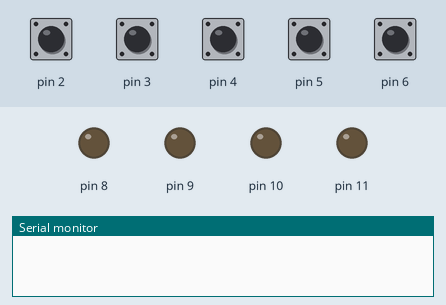
The sketch below on a simulated Arduino Uno, built with avr-gcc and run on an emulated ATmega328P. Parts: output pins drawn as LEDs (lit = HIGH), the last lines printed to the serial monitor. The inputs (shaded band) are chosen by the test bench; at power-on: pin 2, pin 3, pin 5, pin 6 HIGH, pin 4 LOW.

Above: at 1.2 s.
1.3 s: pin 2 pulled LOW for 0.15 s
At 1.4 s:
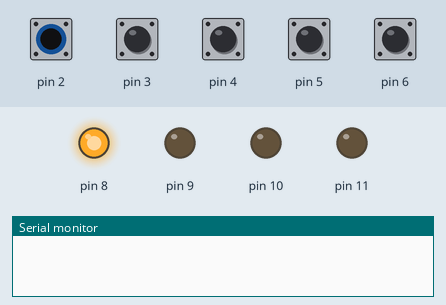
3.1 s: pin 3 pulled LOW for 0.15 s
At 3.2 s:
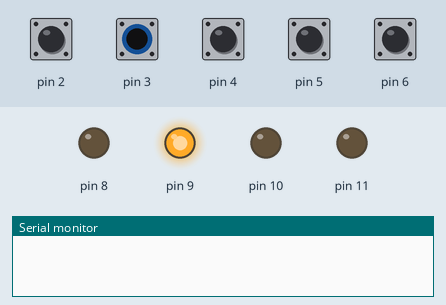
4.9 s: pin 4 pulled LOW for 0.15 s
At 5.0 s:
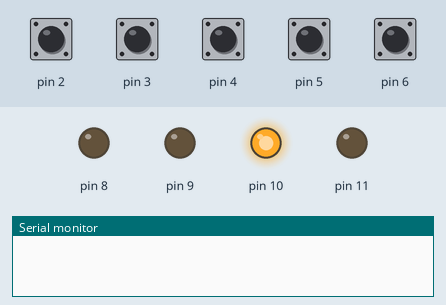
6.7 s: pin 5 pulled LOW for 0.15 s
At 6.8 s:
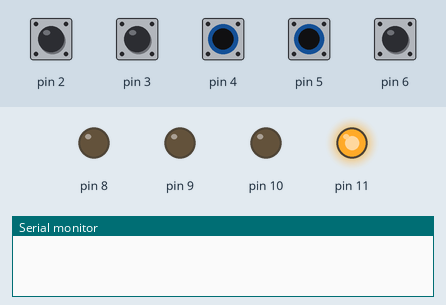
8.5 s: pin 6 pulled LOW for 0.15 s
At 9.9 s:
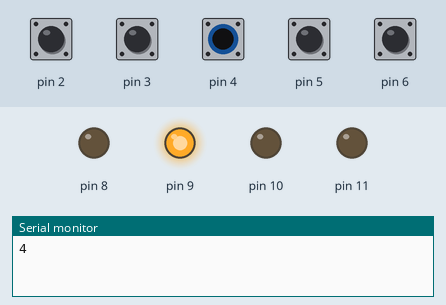
11.5 s: pin 2 driven LOW and pin 3 driven LOW and pin 4 driven LOW and pin 5 driven LOW and pin 6 driven LOW
At 25.7 s:
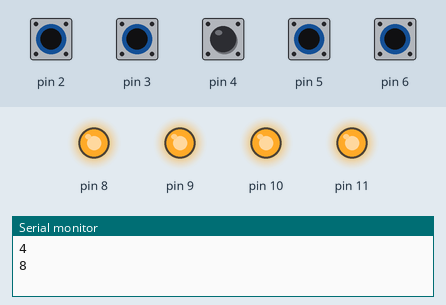
Timing chart, 0 to 29.1 s (numbered marks = the images above; inputs shaded):
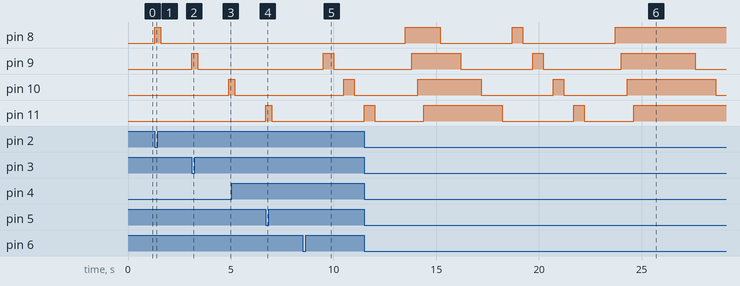

The sketch:

son7.ino
```cpp
void setup() {
  Serial.begin(9600);
  for(int i=2; i<=6; i++)
    pinMode(i ,INPUT_PULLUP);

  for(int i=8; i<=11; i++)
    pinMode(i ,OUTPUT);


}

int counter = 0;
int LedSort[] = {};
void loop() {
  if(digitalRead(2) == 0){
    LedSort[counter] = 8; counter ++;
    digitalWrite(8, 1);
    delay(300);}
  else {digitalWrite(8, 0);}

  if(digitalRead(3) == 0){
    LedSort[counter] = 9; counter ++;
    digitalWrite(9, 1);
    delay(300);}
  else{digitalWrite(9, 0);}

  if(digitalRead(4) == 0){
    LedSort[counter] = 10; counter ++;
    digitalWrite(10, 1);
    delay(300);}
  else{digitalWrite(10, 0);}

  if(digitalRead(5) == 0){
    LedSort[counter] = 11; counter ++;
    digitalWrite(11, 1);
    delay(300);}

  else{digitalWrite(11, 0);}


  if(digitalRead(6) == 0){
    Serial.println(counter);
    for(int i=0; i<=counter; i++){
      digitalWrite(LedSort[i], 1); delay(500);
      digitalWrite(LedSort[i], 0); delay(500);
    }
  }
}

void ControlButton(){
  if(digitalRead(2) == 0){
    Serial.println("A");
  }
  if(digitalRead(3) == 0){
    Serial.println("B");
  }
  if(digitalRead(4) == 0){
    Serial.println("C");
  }
  if(digitalRead(5) == 0){
    Serial.println("D");
  }
  if(digitalRead(6) == 0){
    Serial.println("U");
  }
}
```

Measured:
- after the input at 1.3 s, pin 8: LOW → HIGH at once, → LOW 0.30 s later
- after the input at 3.1 s, pin 9: LOW → HIGH at once, → LOW 0.30 s later
- after the input at 4.9 s, pin 10: LOW → HIGH at once, → LOW 0.30 s later
- after the input at 6.7 s, pin 11: LOW → HIGH at once, → LOW 0.30 s later
- after the input at 8.5 s, pin 9: LOW → HIGH after 1.0 s, → LOW 0.50 s later; pin 10: LOW → HIGH after 2.0 s, → LOW 0.50 s later
- after the input at 11.5 s, pin 8: goes HIGH 1.7 s, LOW 3.5 s, HIGH 0.50 s, LOW 4.5 s, then HIGH, starting after 2.0 s; pin 9: goes HIGH 2.4 s, LOW 3.5 s, HIGH 0.50 s, LOW 3.8 s, HIGH 3.6 s, then LOW, starting after 2.3 s; pin 10: goes HIGH 3.1 s, LOW 3.5 s, HIGH 0.50 s, LOW 3.1 s, HIGH 4.3 s, then LOW, starting after 2.6 s
